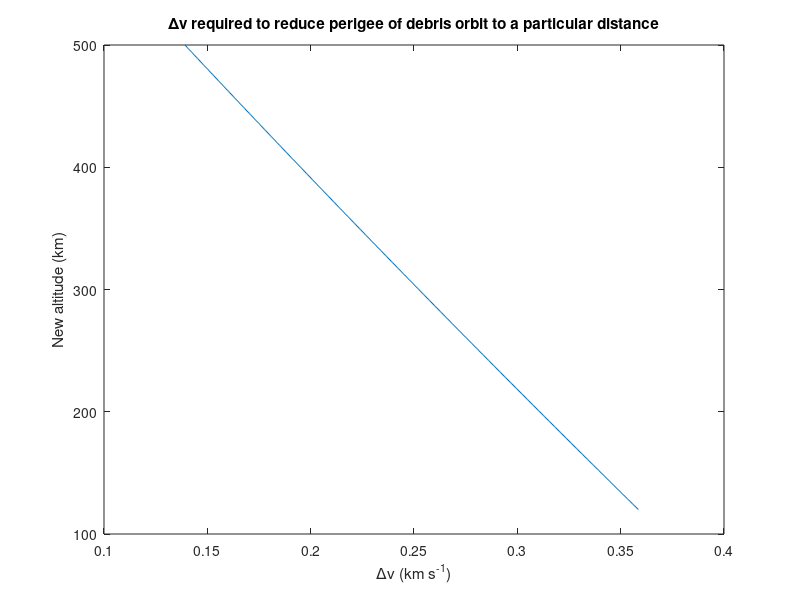

Write MATLAB code to recreate this figure.
RE=6378.14;
mu=3.986e5;
altitudedebris=758.5355;
adebris=altitudedebris+RE; % Semi-major axis of debris
n=120;
newaltitude=[];
deltav=[];
while n<=500
    newaltitude=[newaltitude n]; % Creating matrix containing each possible altitude to bring debris down to from 120-500 in integer steps
    deltav=[deltav abs(sqrt(mu/adebris)-sqrt(mu/(n+RE)))]; % For each possible new altitude, calculate the deltav required for the maneuvre
    n=n+1;
end
plot(deltav,newaltitude) % Plots deltav required against altitude to bring debris down to
title('\Deltav required to reduce perigee of debris orbit to a particular distance')
xlabel('\Deltav (km s^{-1})')
ylabel('New altitude (km)')